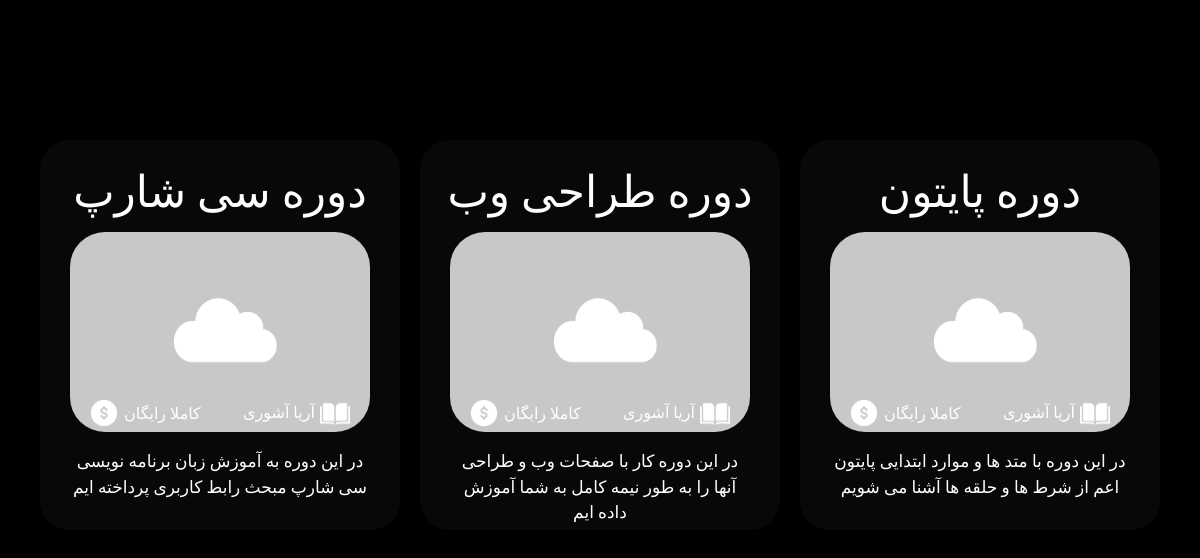
The app's page /courses/ (signed in) with its own data.
### Branch/models.py (models this page shows, shortened)
class Course(models.Model):
	status =  (
		("d", "Draft"),
		("p", "Publish")
	)
	title = models.CharField(max_length = 20)
	sitle = models.CharField(max_length = 20, unique = True, null = True)
	slug = models.SlugField(max_length = 20, unique = True, null = True)
	teacher = models.CharField(max_length = 30, null = True)
	price = models.CharField(max_length = 20, null = True)
	preamble = models.CharField(max_length = 90, null = True)
	Date = models.CharField(max_length = 20, null = True)
	Topic = models.CharField(max_length = 20, null = True)
	thumbnail = models.ImageField(null=True, upload_to = "Images")
	Video = models.CharField(max_length = 100, null = True)
	publish = models.DateTimeField(default = timezone.now)
	created = models.DateTimeField(auto_now_add = True)
	created = models.DateTimeField(auto_now = True)
	status = models.CharField(max_length = 1, choices = status)

### Branch/views.py (the view)
# urls.py: path('courses/', courses, name="courses"),
def courses(request):
	context = {"Courses" : Course.objects.filter(status = "p").order_by("-publish")}
	return render(request, "courses.html", context)

### Branch/templates/courses.html (shortened to what this page needs)
{% load static %}
<!DOCTYPE>
<html>
	<head>
        <link href="https://cdn.jsdelivr.net/npm/bootstrap@5.1.3/dist/css/bootstrap.min.css" rel="stylesheet">
        <link href="https://unpkg.com/aos@2.3.1/dist/aos.css" rel="stylesheet">
		<link rel="stylesheet" href="{% static 'css/articles.css' %}">
	</head>
	<Body style="overflow-x: hidden; background-color:Black; width:100%; !important;">
        <div data-aos="fade-up" data-aos-duration="1000" class="container" style="margin-top:120px;">
            <div class="row">
            {% for Course in Courses %}
                    <div class="col-12 col-md-4" id="base_of_advan">
                        <p style="color:white; font-size:44px; margin-top:20px; text-align:center; font-family:Aviny;">{{Course.title}}</p>
                        <div class="container" style="justify-content:center; display:flex;">
                            {% if user.is_authenticated %}
                                <a style="text-decoration:none;" href="/course/{{Course.slug}}"><img src="{{Course.thumbnail.url}}" style="width:300px; margin:-10px auto; height:200px; border-radius:35px;">
                                <img style="width:30px; height:30px; margin-top:-23px; margin-left:250px;" src="{% static 'img/Article icon/Teacher.png' %}">
                                <img style="width:28px; height:28px; margin-top:-30px; margin-left:20px;" src="{% static 'img/Article icon/Price.png' %}"></a>
                            {% endif %}
                        </div>
                        <p style="color:white; font-family:Vazir; font-size:16px; margin-top:-28px; margin-left:191px">{{Course.teacher}}</p>
                        <p style="color:white; font-family:Vazir; font-size:16px; margin-top:-39px; margin-left:72px">{{Course.price}}</p>
                        <div style="margin:23px auto; font-weight:100; text-align:center; background-color:none; height:80px; width:300px; font-family:Vazir; font-size:17px; color:white;">{{Course.preamble}}</div>
                    </div>
            {% endfor %}
            </div>
        </div>
        <div style="background-color:none; height:120px;"></div>
	</Body>
</html>

### Branch/static/css/articles.css (style rules this page uses)
* { padding:0; margin:0; }
::placeholder { color: rgb(255, 255, 255); opacity:0.8; }
Body { background-color:black; overflow-x:hidden; }
#base_of_advan { background-color:rgb(8,8,8); width:360px; height:390px; border-radius:30px; margin:20px auto; }
#base_of_advan { transition-duration:0.5s; }

### records on screen
Course: title "دوره سی شارپ", thumbnail (picture), teacher "آریا آشوری", price "کاملا رایگان", preamble "در این دوره به آموزش زبان برنامه نویسی سی شارپ مبحث رابط کاربری پرداخته ایم"
Course: title "دوره طراحی وب", thumbnail (picture), teacher "آریا آشوری", price "کاملا رایگان", preamble "در این دوره کار با صفحات وب و طراحی آنها را به طور نیمه کامل به شما آموزش داده ایم"
Course: title "دوره پایتون", thumbnail (picture), teacher "آریا آشوری", price "کاملا رایگان", preamble "در این دوره با متد ها و موارد ابتدایی پایتون اعم از شرط ها و حلقه ها آشنا می شویم"
